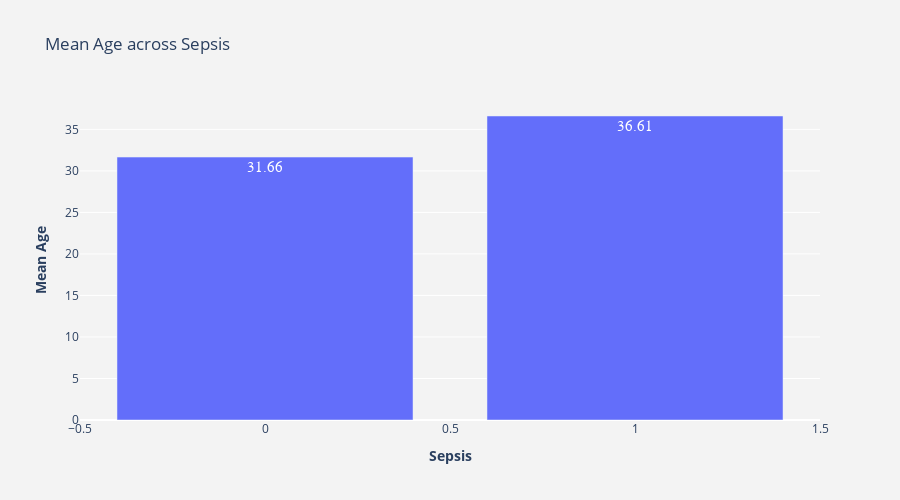

Write notebook code for a chart like this one.
### Code cell
"""So the mean fare of survivors should be much more (from positive correlation or boxplot interpretation) than those who died. Calculate mean fare paid by the survivors as well as by the victims."""
numGroupedByCat(df_train.Age)

### Figure 1 — Plotly figure (JSON) as saved in the notebook; plotly's stock layout.template omitted (floating-point values rounded to 4 significant figures)
{"data": [{"hoverinfo": "x+y", "text": [31.66, 36.61], "textfont": {"family": "sans serif", "size": 15}, "textposition": "auto", "type": "bar", "x": [0, 1], "y": [31.66, 36.61]}], "layout": {"height": 500, "paper_bgcolor": "rgb(243, 243, 243)", "plot_bgcolor": "rgb(243, 243, 243)", "showlegend": false, "title": {"text": "Mean Age across Sepsis"}, "width": 900, "xaxis": {"anchor": "y", "domain": [0, 1], "title": {"text": "<b>Sepsis</b>"}}, "yaxis": {"anchor": "x", "domain": [0, 1], "title": {"text": "<b>Mean Age</b>"}}}}
